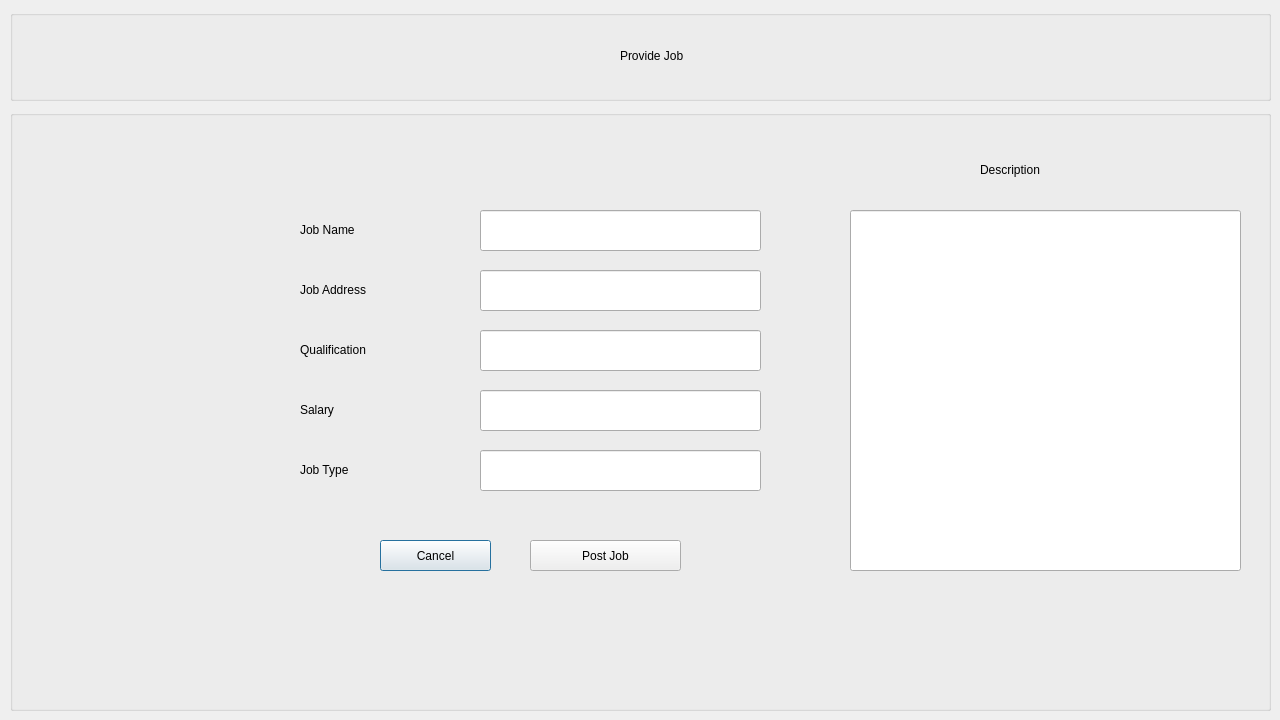
<?xml version="1.0" encoding="UTF-8"?>
<ui version="4.0">
 <class>providejob</class>
 <widget class="QDialog" name="providejob">
  <property name="geometry">
   <rect>
    <x>0</x>
    <y>0</y>
    <width>1280</width>
    <height>720</height>
   </rect>
  </property>
  <property name="windowTitle">
   <string>Dialog</string>
  </property>
  <widget class="QGroupBox" name="groupBox_update">
   <property name="geometry">
    <rect>
     <x>10</x>
     <y>10</y>
     <width>1261</width>
     <height>91</height>
    </rect>
   </property>
   <property name="title">
    <string/>
   </property>
   <widget class="QLabel" name="label_jhlogo_3">
    <property name="geometry">
     <rect>
      <x>40</x>
      <y>10</y>
      <width>111</width>
      <height>71</height>
     </rect>
    </property>
    <property name="text">
     <string/>
    </property>
   </widget>
   <widget class="QLabel" name="label_jhlogo_4">
    <property name="geometry">
     <rect>
      <x>90</x>
      <y>80</y>
      <width>111</width>
      <height>71</height>
     </rect>
    </property>
    <property name="text">
     <string/>
    </property>
   </widget>
   <widget class="QLabel" name="label_update">
    <property name="geometry">
     <rect>
      <x>610</x>
      <y>30</y>
      <width>241</width>
      <height>31</height>
     </rect>
    </property>
    <property name="text">
     <string>Provide Job</string>
    </property>
   </widget>
   <widget class="QLabel" name="label_pjpf">
    <property name="geometry">
     <rect>
      <x>460</x>
      <y>20</y>
      <width>111</width>
      <height>61</height>
     </rect>
    </property>
    <property name="text">
     <string/>
    </property>
   </widget>
  </widget>
  <widget class="QGroupBox" name="groupBox_up">
   <property name="geometry">
    <rect>
     <x>10</x>
     <y>110</y>
     <width>1261</width>
     <height>601</height>
    </rect>
   </property>
   <property name="title">
    <string/>
   </property>
   <widget class="QPushButton" name="pushButton_cancelpjob">
    <property name="geometry">
     <rect>
      <x>370</x>
      <y>430</y>
      <width>111</width>
      <height>31</height>
     </rect>
    </property>
    <property name="text">
     <string>Cancel</string>
    </property>
   </widget>
   <widget class="QLabel" name="label_jn">
    <property name="geometry">
     <rect>
      <x>290</x>
      <y>110</y>
      <width>171</width>
      <height>20</height>
     </rect>
    </property>
    <property name="text">
     <string>Job Name</string>
    </property>
   </widget>
   <widget class="QLabel" name="label_ja">
    <property name="geometry">
     <rect>
      <x>290</x>
      <y>170</y>
      <width>171</width>
      <height>20</height>
     </rect>
    </property>
    <property name="text">
     <string>Job Address</string>
    </property>
   </widget>
   <widget class="QLabel" name="label_qf">
    <property name="geometry">
     <rect>
      <x>290</x>
      <y>230</y>
      <width>171</width>
      <height>20</height>
     </rect>
    </property>
    <property name="text">
     <string>Qualification</string>
    </property>
   </widget>
   <widget class="QLabel" name="label_salary">
    <property name="geometry">
     <rect>
      <x>290</x>
      <y>290</y>
      <width>161</width>
      <height>20</height>
     </rect>
    </property>
    <property name="text">
     <string>Salary</string>
    </property>
   </widget>
   <widget class="QLabel" name="label_jobt">
    <property name="geometry">
     <rect>
      <x>290</x>
      <y>350</y>
      <width>151</width>
      <height>20</height>
     </rect>
    </property>
    <property name="text">
     <string>Job Type</string>
    </property>
   </widget>
   <widget class="QLineEdit" name="lineEdit_ja">
    <property name="geometry">
     <rect>
      <x>470</x>
      <y>160</y>
      <width>281</width>
      <height>41</height>
     </rect>
    </property>
   </widget>
   <widget class="QLineEdit" name="lineEdit_jn">
    <property name="geometry">
     <rect>
      <x>470</x>
      <y>100</y>
      <width>281</width>
      <height>41</height>
     </rect>
    </property>
   </widget>
   <widget class="QLineEdit" name="lineEdit_qf">
    <property name="geometry">
     <rect>
      <x>470</x>
      <y>220</y>
      <width>281</width>
      <height>41</height>
     </rect>
    </property>
   </widget>
   <widget class="QLineEdit" name="lineEdit_salary">
    <property name="geometry">
     <rect>
      <x>470</x>
      <y>280</y>
      <width>281</width>
      <height>41</height>
     </rect>
    </property>
   </widget>
   <widget class="QLineEdit" name="lineEdit_jobt">
    <property name="geometry">
     <rect>
      <x>470</x>
      <y>340</y>
      <width>281</width>
      <height>41</height>
     </rect>
    </property>
   </widget>
   <widget class="QPushButton" name="pushButton_post">
    <property name="geometry">
     <rect>
      <x>520</x>
      <y>430</y>
      <width>151</width>
      <height>31</height>
     </rect>
    </property>
    <property name="text">
     <string>Post Job</string>
    </property>
   </widget>
   <widget class="QLineEdit" name="lineEdit_desc">
    <property name="geometry">
     <rect>
      <x>840</x>
      <y>100</y>
      <width>391</width>
      <height>361</height>
     </rect>
    </property>
   </widget>
   <widget class="QLabel" name="label">
    <property name="geometry">
     <rect>
      <x>970</x>
      <y>50</y>
      <width>191</width>
      <height>20</height>
     </rect>
    </property>
    <property name="text">
     <string>Description</string>
    </property>
   </widget>
  </widget>
 </widget>
 <resources/>
 <connections/>
</ui>
